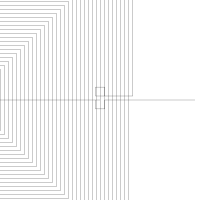

Generate this figure with Python:
#!/usr/bin/python
import argparse
import drawsvg as draw
from numpy import array, sqrt, pi, log
from math import floor, ceil

ALIGN_BOTTOM = 0
ALIGN_TOP = 1


PIXEL_SCALE = 8.93 # customize it per computer

SIZE_0603_IN_PIXEL = 1.6 * PIXEL_SCALE
SIZE_0402_IN_PIXEL = 1 * PIXEL_SCALE
#
#  Embroidery coil maker, import to inkscape to generate pes file
#**** Size unit is mm and inductance is uH
class CoilMaker:

    ## static function to generate a coil with a transmission line directly
    def GenerateCoil(name, transmission_line_length, inductance, size = 0, reverse = False, intergrated_r = False, intergrated_c = False):
        coilMaker = CoilMaker(inductance * (10 ** -6), size)
        d = draw.Drawing(200, 200, origin='center', displayInline=False)
        p = draw.Path(stroke_width=0.202, stroke='black', fill_opacity ="0")
        coilMaker.makeCoil(p, transmission_line_length, intergrated_r, intergrated_c,
                    reverse) 

        d.append(p)
        d.save_svg(name + ".svg")  # Save to file


    def __init__(self, inductance, size = 0):

        self.inductance = inductance
        self.size = size
        self.line_width = 0.202
        self.spacing = 0.5
        self.relative_permeability = 1  # 相对磁导率，单位长度上的电感
  
        self.minimum_stitch_length = 0.5 
        # self.n_turns = self.calculateNTurns()
        self.n_turns = 41
        print("nTurns:", self.n_turns)
        # self.d_in = self.spacing if self.size == 0 else self.size - (self.spacing + self.line_width) * self.n_turns * 2
        self.d_in = self.spacing
        self.d_out = self.size if self.size > 0 else self.d_in + (self.spacing + self.line_width) * self.n_turns * 2
        print("din:", self.d_in)
        print("dout:", self.d_out)

    ## calculate the number of turns, based on (optional) dout and target inductance.
    def calculateNTurns(self): 
        best_n, l_diff = 0, 100

        if self.size > 0:
            ### binary search to find the  number of turns given the inductance
            min_n = 1
            max_n = 50
            while min_n < max_n:
                n = (min_n + max_n) // 2
                d_in = self.size - (self.spacing + self.line_width) * n * 2
                print("n chosen in binary search: ", n)
                if d_in < 0:
                    max_n = n - 1
                    continue
                d_out = self.size
                l = CoilMaker.getSingleInductance(d_in, d_out, n, self.relative_permeability)
                print("single inductance: ", l)
                if l <= self.inductance:
                    min_n = n + 1
                else:
                    max_n = n - 1
                if abs(l - self.inductance) < l_diff:
                    l_diff = abs(l - self.inductance)
                    best_n = n
        else:
            ### binary search to find the number of turns for the smallest inductor
            min_n = 1
            max_n = 50
            while min_n < max_n:
                n = (min_n + max_n) // 2
                d_in = self.spacing
                d_out = d_in + (self.spacing + self.line_width) * n * 2
                l = CoilMaker.getSingleInductance(d_in, d_out, n, self.relative_permeability)
                if l <= self.inductance:
                    min_n = n + 1
                else:
                    max_n = n - 1
                if abs(l - self.inductance) < l_diff:
                    l_diff = abs(l - self.inductance)
                    best_n = n
        return best_n

    # Stitch Coil and Transmission line
    def makeCoil(self, path, transmission_line_length, integrated_r = False, integrated_c = False, reverse = False):
        
        reverseF = -1 if reverse else 1
        path.M(95, 0)
        coil_location = array([(transmission_line_length)*reverseF*PIXEL_SCALE, 0])
        spacing = array([self.spacing*PIXEL_SCALE, self.spacing*PIXEL_SCALE])
        spacing[0] = 4
        spacing[1] = 4
        print("spacing: ", spacing[0])
        print("width: ", self.line_width * PIXEL_SCALE)
        print("inner: ", self.d_in * PIXEL_SCALE)
        din = array([self.d_in*PIXEL_SCALE, self.d_in*PIXEL_SCALE]) 
        print("coil_location: ", coil_location)
        self.stitchConnectionNode(path, [0, coil_location[1]], ALIGN_BOTTOM)
        if integrated_r:
            smd_r_location = (5*PIXEL_SCALE+SIZE_0603_IN_PIXEL)
            path.L(coil_location[0] - reverseF * smd_r_location, coil_location[1])  
            self.stitchConnectionNode(path, [coil_location[0] - reverseF * smd_r_location, coil_location[1]], ALIGN_BOTTOM)  
            path.L(coil_location[0] - reverseF * (smd_r_location-SIZE_0603_IN_PIXEL), coil_location[1]) 
            self.stitchConnectionNode(path, [coil_location[0] - reverseF * (smd_r_location-SIZE_0603_IN_PIXEL), coil_location[1]], ALIGN_BOTTOM)  
        
        if integrated_c:
            smd_c_location = (1 + PIXEL_SCALE+SIZE_0603_IN_PIXEL)
            path.L(coil_location[0] - reverseF * smd_c_location, coil_location[1])  
            self.stitchConnectionNode(path, [coil_location[0] - reverseF * smd_c_location, coil_location[1]], ALIGN_BOTTOM)  
            path.L(coil_location[0] - reverseF * (smd_c_location-SIZE_0603_IN_PIXEL), coil_location[1]) 
            self.stitchConnectionNode(path, [coil_location[0] - reverseF * (smd_c_location-SIZE_0603_IN_PIXEL), coil_location[1]], ALIGN_BOTTOM)  

        centers = array([coil_location[0] + (self.d_out/2)*reverseF*PIXEL_SCALE, coil_location[1]])
        path.L(centers[0], centers[1])
        self.stitchCoil(path, centers, din, spacing, reverse)
        path.L(0, centers[1] - spacing[1])
        self.stitchConnectionNode(path, [0, centers[1] - spacing[1]], ALIGN_TOP)
        print("single inductance: ", CoilMaker.getSingleInductance(self.d_in, self.d_out, self.n_turns, self.relative_permeability))

    # Stitch Connection Node
    def stitchConnectionNode(self, p, location, alignment = 0): 
 
        self.last_point = location
        size_in_pixel = 1  * PIXEL_SCALE
        if alignment == ALIGN_BOTTOM:
            self.drawStitches(p, location[0] + size_in_pixel/2, location[1])
            print(self.last_point)
            self.drawStitches(p, location[0] + size_in_pixel/2, location[1] + size_in_pixel)
            print(self.last_point)
            self.drawStitches(p, location[0] - size_in_pixel/2, location[1] + size_in_pixel)
            self.drawStitches(p, location[0] - size_in_pixel/2, location[1])
            self.drawStitches(p, location[0], location[1])
        else:
            self.drawStitches(p, location[0] + size_in_pixel/2, location[1])
            self.drawStitches(p, location[0] + size_in_pixel/2, location[1] - size_in_pixel)
            self.drawStitches(p, location[0] - size_in_pixel/2, location[1] - size_in_pixel)
            self.drawStitches(p, location[0] - size_in_pixel/2, location[1])
            self.drawStitches(p, location[0], location[1]) 
        return p

    # Stitch Coil
    def stitchCoil(self, p, centers, din, spacing, reverse = False): 
        next_top_left_corner = array([centers[0]-din[0]/2, centers[1]-din[1]/2])
        next_bot_right_corner = array([centers[0]+din[0]/2, centers[1]+din[0]/2])
        print("top, left corneer: ", next_top_left_corner)
        print("bottom, right corner: ", next_bot_right_corner)
        self.last_point = centers

        for turn in range(0,self.n_turns):
            if reverse:
                self.drawStitches(p, next_top_left_corner[0], self.last_point[1]) #Right to Left
                self.drawStitches(p, next_top_left_corner[0], next_top_left_corner[1]) #Top to Bottom
                self.drawStitches(p, next_bot_right_corner[0], next_top_left_corner[1]) #Left to Right
                if turn == (self.n_turns -1):
                    self.drawStitches(p, next_bot_right_corner[0], centers[1] - spacing[1]) #Bottom to Tio
                else:
                    self.drawStitches(p, next_bot_right_corner[0], next_bot_right_corner[1])#Bottom to Tio
            else:
                self.drawStitches(p, next_bot_right_corner[0], self.last_point[1]) #Left to Right
                self.drawStitches(p, next_bot_right_corner[0], next_top_left_corner[1]) #Top to Bottom
                self.drawStitches(p, next_top_left_corner[0], next_top_left_corner[1]) #Left to Right
                if turn == (self.n_turns -1):
                    self.drawStitches(p, next_top_left_corner[0], centers[1] - spacing[1])#Bottom to Tio
                else:
                    self.drawStitches(p, next_top_left_corner[0], next_bot_right_corner[1]+spacing[1])#Bottom to Tio

            next_top_left_corner -= spacing
            next_bot_right_corner += spacing
        return p


    def drawStitches(self, p, x, y):
        dx = x - self.last_point[0]
        dy = y - self.last_point[1]
        length = sqrt((dx**2) + (dy**2))
        
        stitches = length/(self.minimum_stitch_length* PIXEL_SCALE)
        for i in range(1, floor(stitches)):
            # print(stitches)
            p.L(self.last_point[0] + dx/stitches*i, self.last_point[1] + dy/stitches*i)
        p.L(x, y)
        self.last_point = array([x, y])

    def getSingleInductance(d_in, d_out, n, rp): 
        C1 = 1.27
        C2 = 2.07
        C3 = 0.18
        C4 = 0.13
        N = n
        diaAvg = (10**-3 * (d_in + d_out) / 2)
        permeability = 4*pi*10**(-7) * rp
        fillratio = ( d_out - d_in)/( d_out + d_in)
        L = ((permeability *  N**2 *diaAvg* C1)/2) * (log(C2/fillratio) + C3*fillratio + C4* fillratio**2)
        return L

    def getDoubleInductance(d_in, d_out, n, rp, thickness):
        N = n
        X = thickness
        A = 0.184
        B = -0.525
        C = 1.038
        D = 1.001
        KC = (N**2)/( (A*X**3 + B*X**2 + C*X + D) * ( (1.67*N**2 -5.84*N +65)* 0.64) )
        L12 = CoilMaker.getSingleInductance(d_in, d_out, n, rp)
        Ltot = 2*L12 + 2*KC * L12
        return Ltot



if __name__=="__main__":
    CoilMaker.GenerateCoil("coil8", 2, 30, 25,reverse= True, intergrated_c= False, intergrated_r=False)


    
